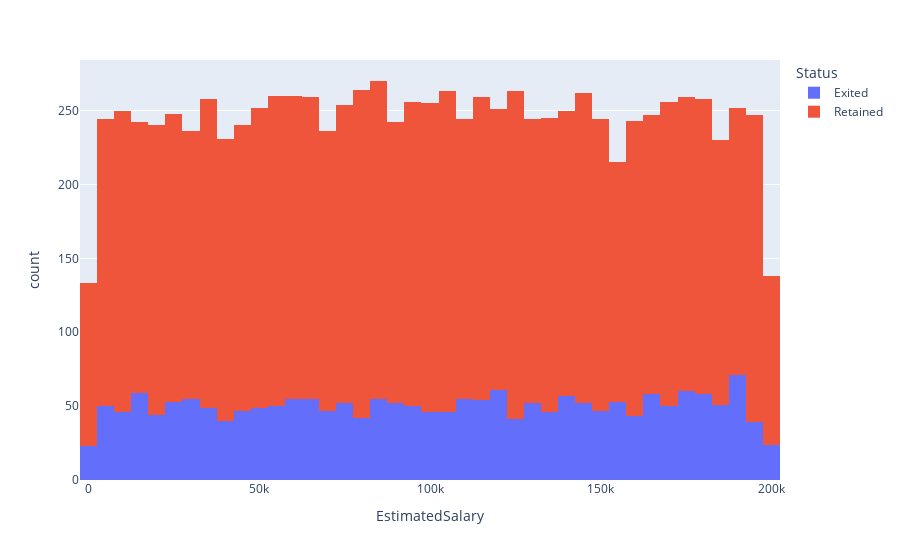

Source (notebook cell):
### Markdown cell above
Что насчет зарплат? Давайте исследуем!

### Code cell
px.histogram(df_churn, x='EstimatedSalary', color='Status')

### Figure 1 — Plotly figure (JSON) as saved in the notebook; plotly's stock layout.template omitted (floating-point values rounded to 4 significant figures; data arrays with more than 128 entries replaced by an {"elided": "..."} marker saying what was removed)
{"data": [{"alignmentgroup": "True", "bingroup": "x", "hovertemplate": "Status=Exited<br>EstimatedSalary=%{x}<br>count=%{y}<extra></extra>", "legendgroup": "Exited", "marker": {"color": "#636efa", "pattern": {"shape": ""}}, "name": "Exited", "offsetgroup": "Exited", "orientation": "v", "showlegend": true, "type": "histogram", "x": {"elided": "2037 float values"}, "xaxis": "x", "yaxis": "y"}, {"alignmentgroup": "True", "bingroup": "x", "hovertemplate": "Status=Retained<br>EstimatedSalary=%{x}<br>count=%{y}<extra></extra>", "legendgroup": "Retained", "marker": {"color": "#EF553B", "pattern": {"shape": ""}}, "name": "Retained", "offsetgroup": "Retained", "orientation": "v", "showlegend": true, "type": "histogram", "x": {"elided": "7963 float values"}, "xaxis": "x", "yaxis": "y"}], "layout": {"barmode": "relative", "legend": {"title": {"text": "Status"}, "tracegroupgap": 0}, "margin": {"t": 60}, "xaxis": {"anchor": "y", "domain": [0, 1], "title": {"text": "EstimatedSalary"}}, "yaxis": {"anchor": "x", "domain": [0, 1], "title": {"text": "count"}}}}
